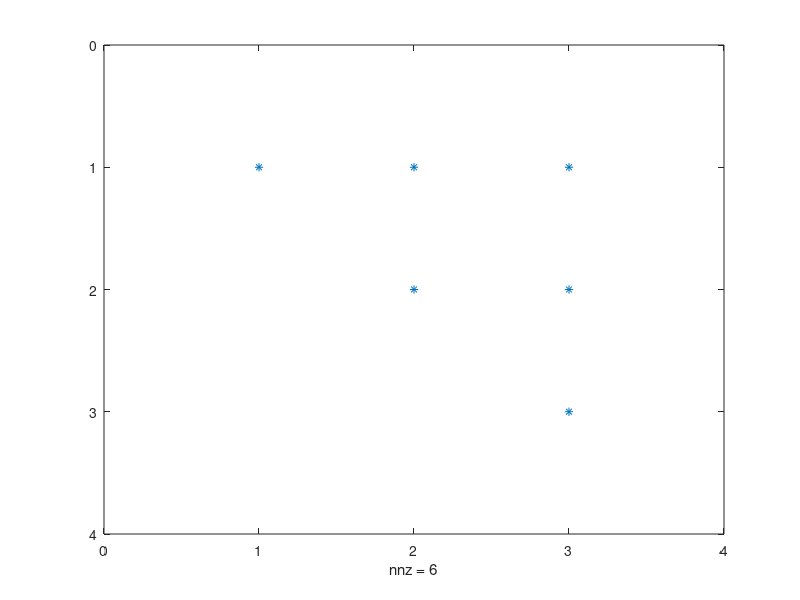

Here is the MATLAB script that generated this plot: (Note: this script raises an error after producing the figure.)
%% 2023.4.14 LLY created
% This file is to validate the effective of the objection
% According to an example list in my note
% There are three people dead at time 1, time 3 and time 5.
% The s is the loss function value by manul, and the last line is by coding
% The key point is the R_matirx and the sum(vector,2). the vector multiply
% each row of the matrix

%% clear
clc; clear; close all; format long;


%% 
% theta = np.array([1,2,3]).reshape(1,3)
% R = np.array([[1,1,1],[0,1,1],[0,0,1]])
% print(np.sum(theta*R,axis=1))

%% vector and matrix
theta = [1 2 3];
R = [1 1 1; 0 1 1; 0 0 1];
size(theta)    % 1*3
size(R)     % 3*3
% theta*R
% theta.*R
% sum(theta*R, 1)
% python 中的*是对应位置相乘（矩阵用np.dot（）），
% matlab中的*是矩阵乘法，对应位置相乘是 .*
theta .* R
sum(theta .* R, 2)
theta * R'
sum(R .* theta, 2)

sum(exp(theta) .* R, 2)

sum(theta * R, 2)

delta = [1 1 1];
size(delta);
delta * (theta - sum(theta .* R, 2))


c = zeros(3);
for i=1:size(R,1)
  c(i,:) = R(i,:) .* theta;
end
%% data matrix and coefficients
X = [1 2 3; 4 5 6; 7 8 9]';
X1 = X(:,1);
X2 = X(:,2);
X3 = X(:,3);
size(X1)    % 3*1
coef = [0.3 0.6 0.9]'
size(coef)
theta1 = X1'*coef;
theta2 = X2'*coef;
theta3 = X3'*coef;

%% matrix multiply vector
theta = [theta1; theta2; theta3]
ystatus_train = [1 1 1];
size(X')
size(coef)
X' * coef
%% compute the example manual
s1 = ystatus_train(1,1) * (theta1 - log(exp(theta1) + exp(theta2) + exp(theta3)));
s2 = ystatus_train(1,2) * (theta2 - log(exp(theta2) + exp(theta3)));
s3 = ystatus_train(1,3) * (theta3 - log(exp(theta3)));
[s1 s2 s3]
[log(exp(theta1) + exp(theta2) + exp(theta3)), log(exp(theta2) + exp(theta3)), log(exp(theta3))]
[exp(theta1) + exp(theta2) + exp(theta3), exp(theta2) + exp(theta3), exp(theta3)]
s = s1 + s2 + s3
%% survival time and risk set
ystatus_train = [1 1 1];
ytime_train = [1 2 3];
N = size(ytime_train);
R_matrix_train = sparse(N(1,2), N(1,2));
for i = 1:N(1,2)
    for j = 1:N(1,2)
%     for j = i:N(1,2)
        if ytime_train(1,j) >= ytime_train(1,i)
            R_matrix_train(i,j) = 1;
        end
    end
end
%% visualization
spy(R_matrix_train)
%% compute the example coding, we need to maximun the log partical likelihood function
ystatus_train * (X' * coef - log( sum( exp((X'*coef)' .* R_matrix_train), 2)' )')

%% The objective function need to be negtivate, we need to minimize
- ystatus_train * (X' * coef - log( sum( exp((X'*coef)' .* R_matrix_train), 2)' )')


%% Test matrix * matrix
aa = [1 2 3; 4 5 6];
bb = R;
aa.*bb

